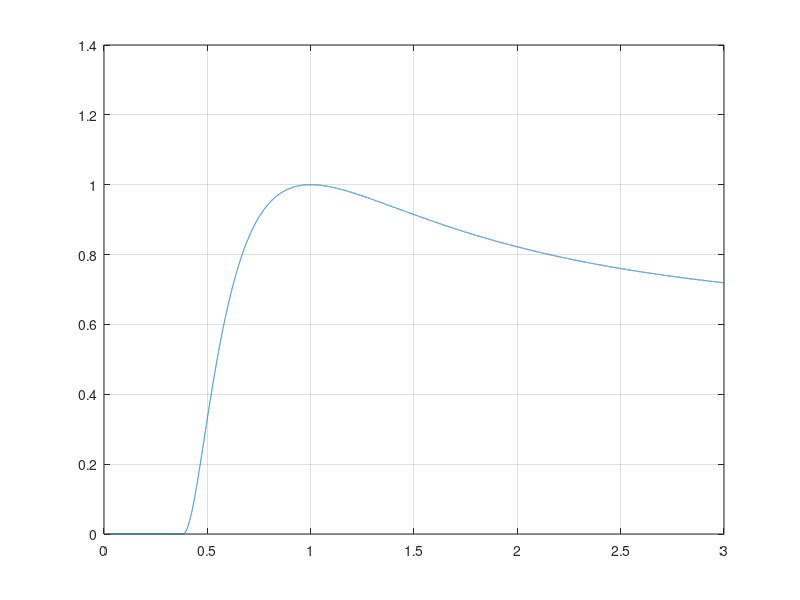

Source code (MATLAB):
M = 0.01:.0001:3;
v = M*347; %mps
vk = 3.6*v;
A = .6002;
md = M.^-2;
B = (1+5*md).^.5;
C = (1-.14285*md).^2.5;

r = A*B.*C;

plot(M,r)
grid on

